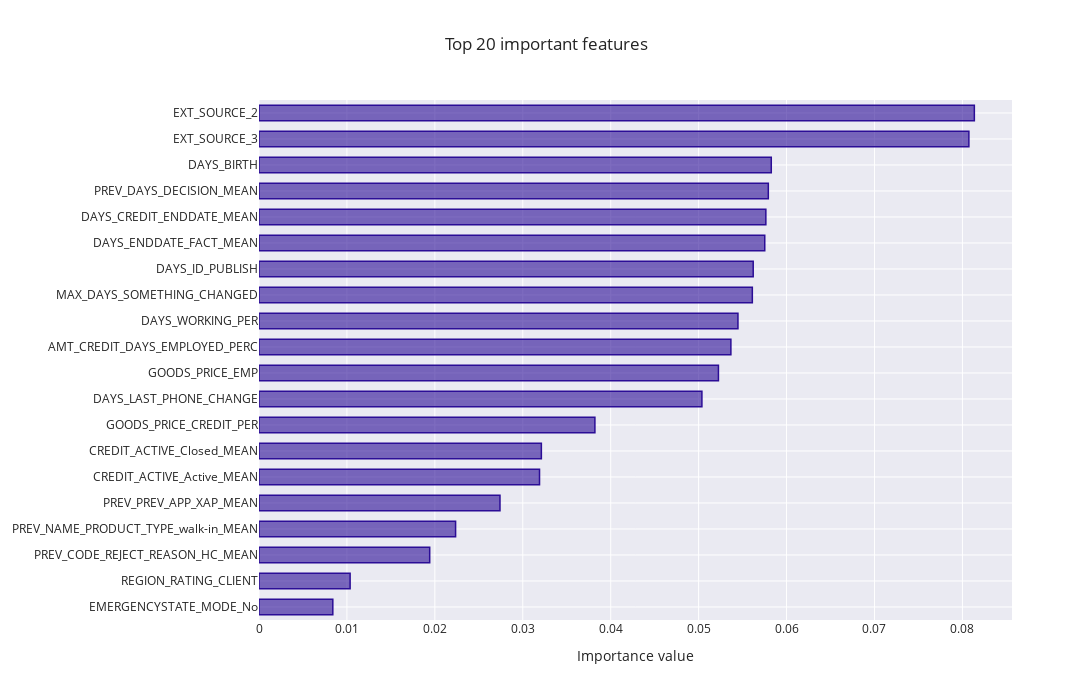

The cell this chart's notebook holds for it:
### Code cell
# Feature importance
feature_importance_plot(pipe[-1].feature_importances_,train,(LOG,run,'Modele/[Out of bag]/'))

### Figure 1 — Plotly figure (JSON) as saved in the notebook; plotly's stock layout.template omitted (floating-point values rounded to 4 significant figures)
{"data": [{"marker": {"color": "rgba(43, 13, 150, 0.6)", "line": {"color": "rgba(43, 13, 150, 1.0)", "width": 1.5}}, "orientation": "h", "type": "bar", "x": [0.008395, 0.01036, 0.01941, 0.02236, 0.02741, 0.03191, 0.03211, 0.0382, 0.05037, 0.05225, 0.05367, 0.05447, 0.05611, 0.05621, 0.05752, 0.05764, 0.05793, 0.05826, 0.08074, 0.08136], "y": ["EMERGENCYSTATE_MODE_No", "REGION_RATING_CLIENT", "PREV_CODE_REJECT_REASON_HC_MEAN", "PREV_NAME_PRODUCT_TYPE_walk-in_MEAN", "PREV_PREV_APP_XAP_MEAN", "CREDIT_ACTIVE_Active_MEAN", "CREDIT_ACTIVE_Closed_MEAN", "GOODS_PRICE_CREDIT_PER", "DAYS_LAST_PHONE_CHANGE", "GOODS_PRICE_EMP", "AMT_CREDIT_DAYS_EMPLOYED_PERC", "DAYS_WORKING_PER", "MAX_DAYS_SOMETHING_CHANGED", "DAYS_ID_PUBLISH", "DAYS_ENDDATE_FACT_MEAN", "DAYS_CREDIT_ENDDATE_MEAN", "PREV_DAYS_DECISION_MEAN", "DAYS_BIRTH", "EXT_SOURCE_3", "EXT_SOURCE_2"]}], "layout": {"autosize": false, "bargap": 0.4, "height": 700, "title": {"text": "Top 20 important features"}, "width": 1300, "xaxis": {"autorange": true, "range": [0, 0.08564], "title": {"text": "Importance value"}, "type": "linear"}, "yaxis": {"automargin": true, "autorange": true, "range": [-0.5, 19.5], "type": "category"}}}
